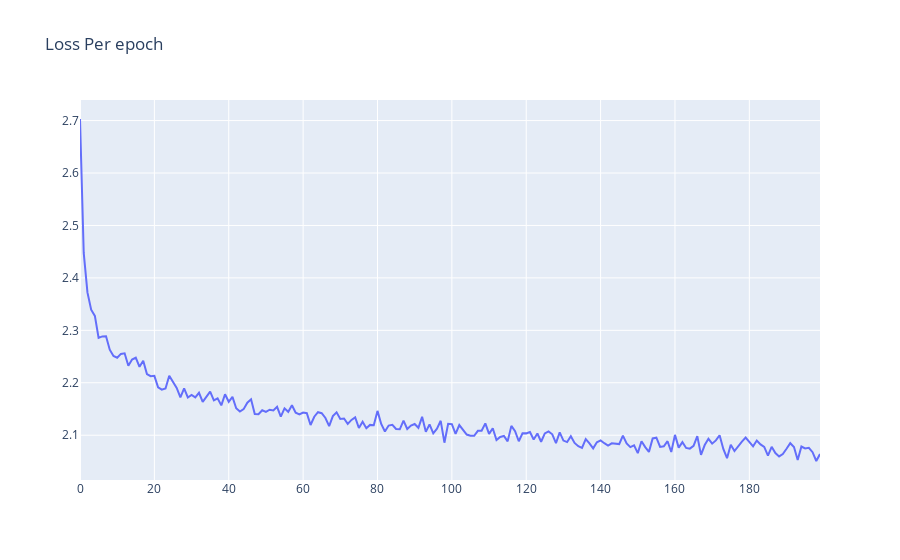

The code cell stored with this chart in its notebook:
### Markdown cell above
But the problem here is that the graph is very unappealing as it is now so what we should do is that we should make the graph of the mean so we get a more representative values.

### Code cell
# So we will create a tensor of lossi floats and we are going to stretch it out in a row format.
lossi_copy = torch.tensor(lossi_copy).view(-1,500)
# So the lossi tensor would be 200 rows of 500 values  and now we can do the mean along the rows and this would make the shape of 200 rows
print(lossi_copy.shape)
# Now get the mean values of the lossi_copy tensor
lossi_copy = lossi_copy.mean(1)
fig = go.Figure()

fig.add_trace(go.Scatter(y  = lossi_copy.numpy(), name = "Loss"))
fig.update_layout(title = 'Loss Per epoch')

### Figure 1 — Plotly figure (JSON) as saved in the notebook; plotly's stock layout.template omitted (floating-point values rounded to 4 significant figures; data arrays with more than 128 entries replaced by an {"elided": "..."} marker saying what was removed)
{"data": [{"name": "Loss", "type": "scatter", "y": {"elided": "200 float values"}}], "layout": {"title": {"text": "Loss Per epoch"}}}
